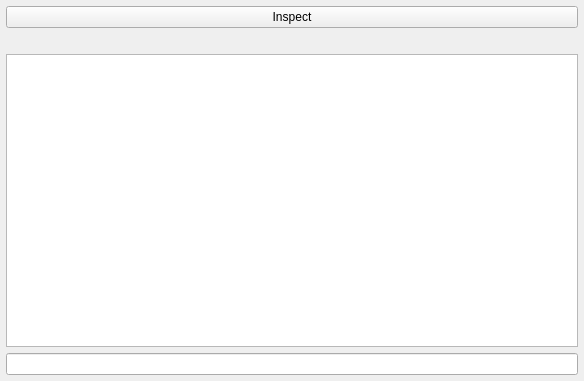
<?xml version="1.0" encoding="UTF-8"?>
<ui version="4.0">
 <class>InspectWidgets</class>
 <widget class="QDockWidget" name="InspectWidgets">
  <property name="geometry">
   <rect>
    <x>0</x>
    <y>0</y>
    <width>584</width>
    <height>381</height>
   </rect>
  </property>
  <property name="windowTitle">
   <string>Inspect Widgets</string>
  </property>
  <widget class="QWidget" name="dockWidgetContents">
   <layout class="QVBoxLayout" name="verticalLayout_3">
    <property name="spacing">
     <number>6</number>
    </property>
    <property name="leftMargin">
     <number>6</number>
    </property>
    <property name="topMargin">
     <number>6</number>
    </property>
    <property name="rightMargin">
     <number>6</number>
    </property>
    <property name="bottomMargin">
     <number>6</number>
    </property>
    <item>
     <widget class="QPushButton" name="inspectButton">
      <property name="toolTip">
       <string>Inspect widgets (can be cancelled by pressing shift)</string>
      </property>
      <property name="text">
       <string>Inspect</string>
      </property>
      <property name="checkable">
       <bool>true</bool>
      </property>
     </widget>
    </item>
    <item>
     <widget class="QLabel" name="identifierLabel">
      <property name="text">
       <string/>
      </property>
     </widget>
    </item>
    <item>
     <widget class="QPlainTextEdit" name="styleSheetText">
      <property name="font">
       <font>
        <family>Courier New</family>
       </font>
      </property>
      <property name="readOnly">
       <bool>true</bool>
      </property>
      <property name="plainText">
       <string notr="true"/>
      </property>
     </widget>
    </item>
    <item>
     <widget class="QLineEdit" name="pathLabel">
      <property name="text">
       <string/>
      </property>
      <property name="readOnly">
       <bool>true</bool>
      </property>
     </widget>
    </item>
   </layout>
  </widget>
 </widget>
 <resources/>
 <connections/>
</ui>
